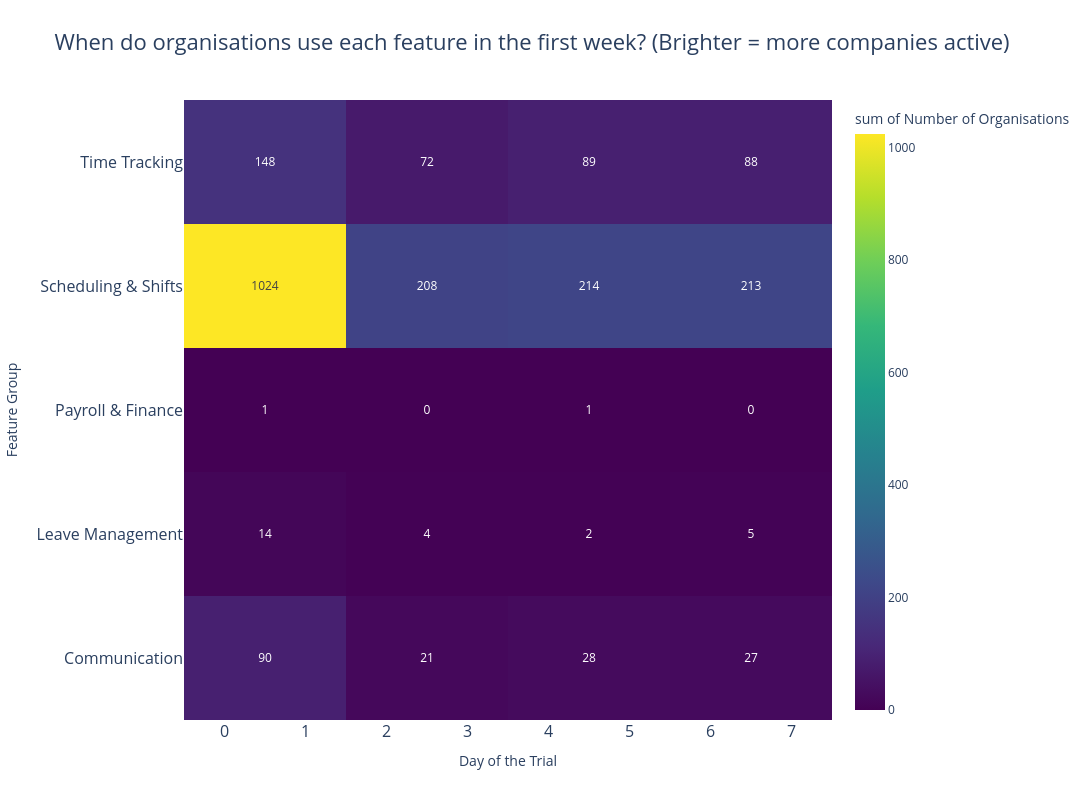

Notebook source saved alongside this figure:
### Code cell
fig = px.density_heatmap(
    daily_usage,
    x="days_since_start",
    y="module_used",
    z="organization_id",
    title="When do organisations use each feature in the first week? (Brighter = more companies active)",
    labels={
        'days_since_start': 'Day of the Trial',
        'module_used': 'Feature Group',
        'organization_id': 'Number of Organisations'
    },
    color_continuous_scale="Viridis",
    text_auto=True
)

fig.update_layout(
    height=800,
    width=1100,
    title_font_size=22,
    xaxis=dict(tickfont_size=16),
    yaxis=dict(tickfont_size=16)
)
fig.show()

### Figure 1 — Plotly figure (JSON) as saved in the notebook; plotly's stock layout.template omitted (floating-point values rounded to 4 significant figures)
{"data": [{"coloraxis": "coloraxis", "histfunc": "sum", "hovertemplate": "Day of the Trial=%{x}<br>Feature Group=%{y}<br>sum of Number of Organisations=%{z}<extra></extra>", "name": "", "texttemplate": "%{z}", "type": "histogram2d", "x": [0, 0, 0, 0, 0, 1, 1, 1, 1, 2, 2, 2, 2, 3, 3, 3, 3, 4, 4, 4, 4, 4, 5, 5, 5, 5, 6, 6, 6, 6, 7, 7, 7, 7], "xaxis": "x", "xbingroup": "x", "y": ["Communication", "Leave Management", "Payroll & Finance", "Scheduling & Shifts", "Time Tracking", "Communication", "Leave Management", "Scheduling & Shifts", "Time Tracking", "Communication", "Leave Management", "Scheduling & Shifts", "Time Tracking", "Communication", "Leave Management", "Scheduling & Shifts", "Time Tracking", "Communication", "Leave Management", "Payroll & Finance", "Scheduling & Shifts", "Time Tracking", "Communication", "Leave Management", "Scheduling & Shifts", "Time Tracking", "Communication", "Leave Management", "Scheduling & Shifts", "Time Tracking", "Communication", "Leave Management", "Scheduling & Shifts", "Time Tracking"], "yaxis": "y", "ybingroup": "y", "z": [73, 8, 1, 866, 103, 17, 6, 158, 45, 14, 3, 108, 37, 7, 1, 100, 35, 14, 1, 1, 103, 38, 14, 1, 111, 51, 14, 1, 108, 38, 13, 4, 105, 50]}], "layout": {"coloraxis": {"colorbar": {"title": {"text": "sum of Number of Organisations"}}, "colorscale": [[0, "#440154"], [0.1111, "#482878"], [0.2222, "#3e4989"], [0.3333, "#31688e"], [0.4444, "#26828e"], [0.5556, "#1f9e89"], [0.6667, "#35b779"], [0.7778, "#6ece58"], [0.8889, "#b5de2b"], [1, "#fde725"]]}, "height": 800, "legend": {"tracegroupgap": 0}, "title": {"font": {"size": 22}, "text": "When do organisations use each feature in the first week? (Brighter = more companies active)"}, "width": 1100, "xaxis": {"anchor": "y", "autorange": true, "domain": [0, 1], "range": [-0.5, 7.5], "tickfont": {"size": 16}, "title": {"text": "Day of the Trial"}, "type": "linear"}, "yaxis": {"anchor": "x", "autorange": true, "domain": [0, 1], "range": [-0.5, 4.5], "tickfont": {"size": 16}, "title": {"text": "Feature Group"}, "type": "category"}}}
